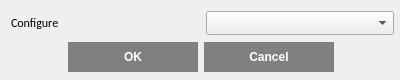
<?xml version="1.0" encoding="UTF-8"?>
<ui version="4.0">
 <class>node_configure_dialog</class>
 <widget class="QDialog" name="node_configure_dialog">
  <property name="enabled">
   <bool>true</bool>
  </property>
  <property name="geometry">
   <rect>
    <x>0</x>
    <y>0</y>
    <width>400</width>
    <height>80</height>
   </rect>
  </property>
  <property name="sizePolicy">
   <sizepolicy hsizetype="Fixed" vsizetype="Fixed">
    <horstretch>0</horstretch>
    <verstretch>0</verstretch>
   </sizepolicy>
  </property>
  <property name="minimumSize">
   <size>
    <width>400</width>
    <height>80</height>
   </size>
  </property>
  <property name="maximumSize">
   <size>
    <width>400</width>
    <height>80</height>
   </size>
  </property>
  <property name="font">
   <font>
    <family>Calibri</family>
   </font>
  </property>
  <property name="windowTitle">
   <string>Dialog</string>
  </property>
  <property name="sizeGripEnabled">
   <bool>false</bool>
  </property>
  <property name="modal">
   <bool>false</bool>
  </property>
  <widget class="QWidget" name="layoutWidget">
   <property name="geometry">
    <rect>
     <x>11</x>
     <y>10</y>
     <width>383</width>
     <height>65</height>
    </rect>
   </property>
   <layout class="QVBoxLayout" name="verticalLayout">
    <item>
     <layout class="QHBoxLayout" name="horizontalLayout">
      <item>
       <widget class="QLabel" name="label_1">
        <property name="font">
         <font>
          <family>Calibri</family>
          <pointsize>9</pointsize>
          <weight>50</weight>
          <bold>false</bold>
         </font>
        </property>
        <property name="layoutDirection">
         <enum>Qt::LeftToRight</enum>
        </property>
        <property name="frameShadow">
         <enum>QFrame::Plain</enum>
        </property>
        <property name="text">
         <string>Configure</string>
        </property>
        <property name="textFormat">
         <enum>Qt::AutoText</enum>
        </property>
        <property name="scaledContents">
         <bool>false</bool>
        </property>
        <property name="wordWrap">
         <bool>false</bool>
        </property>
       </widget>
      </item>
      <item>
       <widget class="QComboBox" name="comboBox">
        <property name="font">
         <font>
          <family>Calibri</family>
         </font>
        </property>
        <property name="styleSheet">
         <string notr="true">QComboBox QAbstractItemView
{
     border: 1px solid rgb(161,161,161);
}

QComboBox QAbstractItemView::item
{
    height: 24px;
}

QComboBox QAbstractItemView::item:selected
{	
    background-color: rgba(54, 98, 180);
}</string>
        </property>
       </widget>
      </item>
     </layout>
    </item>
    <item>
     <widget class="QDialogButtonBox" name="buttonBox">
      <property name="minimumSize">
       <size>
        <width>380</width>
        <height>30</height>
       </size>
      </property>
      <property name="maximumSize">
       <size>
        <width>380</width>
        <height>30</height>
       </size>
      </property>
      <property name="font">
       <font>
        <family>Calibri</family>
        <pointsize>10</pointsize>
        <weight>75</weight>
        <italic>false</italic>
        <bold>true</bold>
        <underline>false</underline>
        <strikeout>false</strikeout>
        <kerning>true</kerning>
       </font>
      </property>
      <property name="autoFillBackground">
       <bool>false</bool>
      </property>
      <property name="styleSheet">
       <string notr="true">QDialogButtonBox {
    button-layout: 0;
}

QPushButton{
	font: 75 9pt &quot;Calibri&quot;;
	font-weight: bold;
    background: gray;
    color: white;

	border-radius: 0px;
    
	width: 120px;
	height: 20px;
    padding: 5px;
}

QPushButton:disabled {
	background:  #595959;
	color: gray;
}

QPushButton:enabled {
    background: gray;
    color: white;
}

QPushButton:hover {
	background: gray;
	color: black;
}

QPushButton:pressed {
	background: lightgray;
	color: black;
	border-width: 3px;
	border-style: solid;
	border-color: gray;
}
</string>
      </property>
      <property name="orientation">
       <enum>Qt::Horizontal</enum>
      </property>
      <property name="standardButtons">
       <set>QDialogButtonBox::Cancel|QDialogButtonBox::Ok</set>
      </property>
      <property name="centerButtons">
       <bool>true</bool>
      </property>
     </widget>
    </item>
   </layout>
  </widget>
 </widget>
 <resources/>
 <connections>
  <connection>
   <sender>buttonBox</sender>
   <signal>rejected()</signal>
   <receiver>node_configure_dialog</receiver>
   <slot>reject()</slot>
   <hints>
    <hint type="sourcelabel">
     <x>179</x>
     <y>76</y>
    </hint>
    <hint type="destinationlabel">
     <x>179</x>
     <y>49</y>
    </hint>
   </hints>
  </connection>
  <connection>
   <sender>buttonBox</sender>
   <signal>accepted()</signal>
   <receiver>node_configure_dialog</receiver>
   <slot>accept()</slot>
   <hints>
    <hint type="sourcelabel">
     <x>179</x>
     <y>76</y>
    </hint>
    <hint type="destinationlabel">
     <x>179</x>
     <y>49</y>
    </hint>
   </hints>
  </connection>
 </connections>
</ui>
